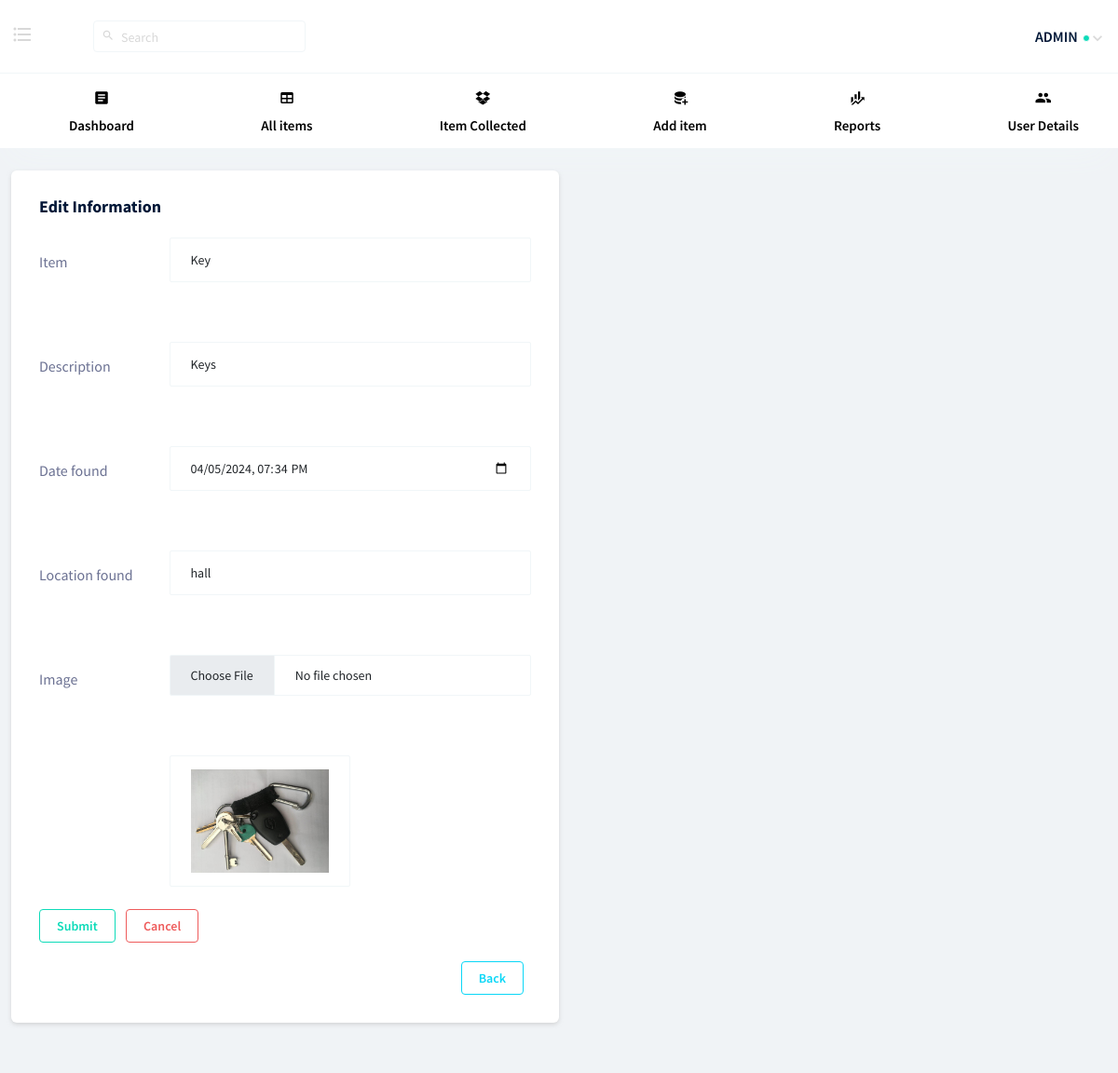
The page /pages/admin/edit.php?ID=27 (signed in) on the database its author committed.
### tables this page shows
CREATE TABLE `all_items` (
  `ID` int(11) NOT NULL,
  `item` varchar(200) NOT NULL,
  `description` varchar(500) DEFAULT NULL,
  `date` datetime DEFAULT NULL,
  `location` varchar(200) DEFAULT NULL,
  `image` varchar(500) DEFAULT NULL,
  `collected` int(11) NOT NULL DEFAULT 0
);

### pages/includes/classes/FormSanitizer.php (called while the page is built, shortened)
<?php
    class FormSanitizer{
        public static function sanitizeFormForTags($inputText){
            $sanitizedInput = strip_tags($inputText);
            return $sanitizedInput;
        }
    }
?>

### pages/admin/edit.php (the view, shortened to what this page needs)
<?php
require "connection.php";
require_once("../includes/classes/FormSanitizer.php");
if(isset($_SESSION['admin'])){
$ID = FormSanitizer::sanitizeFormForTags($_GET["ID"]);
$sql = "SELECT * FROM `all_items`  WHERE ID=?";
$stmt = $conn->prepare($sql);
$stmt->bind_param("i", $ID);
$stmt->execute();
$result = $stmt->get_result();
if(mysqli_num_rows($result) > 0){
    while($row = mysqli_fetch_assoc($result)){
        $img = $row['image'];
?>
<!DOCTYPE html>
<html lang="en">
<head>
    <link rel="stylesheet" href="../../vendors/mdi/css/materialdesignicons.min.css">
    <link rel="stylesheet" href="../../vendors/base/vendor.bundle.base.css">
    <link rel="stylesheet" href="../../css/style.css">
</head>
<body>
    <div class="container-scroller">
        <div class="horizontal-menu">
            <nav class="navbar top-navbar col-lg-12 col-12 p-0">
                <div class="container-fluid">
                    <div class="navbar-menu-wrapper d-flex align-items-center justify-content-between">
                        <ul class="navbar-nav navbar-nav-left">
                            <li class="nav-item ms-0 me-5 d-lg-flex d-none">
                                <a href="#" class="nav-link horizontal-nav-left-menu"><i class="mdi mdi-format-list-bulleted"></i></a>
                            </li>
                            <li class="nav-item nav-search d-none d-lg-block ms-3">
                                <div class="input-group">
                                    <div class="input-group-prepend">
                                        <span class="input-group-text" id="search"><i class="mdi mdi-magnify"></i></span>
                                    </div>
                                    <form method="get" action="search.php">
                                        <input type="search" class="form-control text-dark" placeholder="Search" aria-label="search" aria-describedby="search" name="search">
                                    </form>
                                </div>
                            </li>
                        </ul>
                        <ul class="navbar-nav navbar-nav-right">
                            <li class="nav-item nav-profile dropdown">
                                <a class="nav-link dropdown-toggle" href="#" data-bs-toggle="dropdown" id="profileDropdown">
                                    <span class="nav-profile-name">ADMIN</span>
                                    <span class="online-status"></span>
                                </a>
                            </li>
                        </ul>
                    </div>
                </div>
            </nav>
            <nav class="bottom-navbar">
                <div class="container">
                    <ul class="nav page-navigation">
                        <li class="nav-item">
                            <a class="nav-link" href="index.php">
                                <i class="mdi mdi-file-document-box menu-icon"></i>
                                <span class="menu-title">Dashboard</span>
                            </a>
                        </li>
                        <li class="nav-item">
                            <a href="display_items.php" class="nav-link">
                                <i class="mdi mdi-table menu-icon"></i>
                                <span class="menu-title">All items</span>
                            </a>
                        </li>
                        <li class="nav-item">
                            <a href="report_collected.php" class="nav-link">
                                <i class="mdi mdi-dropbox menu-icon"></i>
                                <span class="menu-title">Item Collected</span>
                            </a>
                        </li>
                        <li class="nav-item">
                            <a href="add_item.php" class="nav-link">
                                <i class="mdi mdi-database-plus menu-icon"></i>
                                <span class="menu-title">Add item</span>
                            </a>
                        </li>
                        <li class="nav-item">
                            <a href="#" class="nav-link">
                                <i class="mdi mdi-finance menu-icon"></i>
                                <span class="menu-title">Reports</span>
                            </a>
                        </li>
                        <li class="nav-item">
                            <a href="report_users.php" class="nav-link">
                                <i class="mdi mdi-account-multiple menu-icon"></i>
                                <span class="menu-title">User Details</span>
                            </a>
                        </li>
                    </ul>
                </div>
            </nav>
        </div>
        <div class="container-fluid page-body-wrapper">
            <div class="main-panel">
                <div class="content-wrapper">
                    <div class="col-md-6 grid-margin stretch-card">
                        <div class="card">
                            <div class="card-body">
                                <h4 class="card-title">Edit information</h4>
                                <form class="forms-sample" action="update.php?ID=<?php echo $ID;?>" method="post" enctype="multipart/form-data">
                                    <div class="form-group row">
                                        <label for="exampleInputUsername2" class="col-sm-3 col-form-label">Item</label>
                                        <div class="col-sm-9">
                                            <input class="form-control" type="text" id="item" name="item" value="<?php echo $row['item'];?>" required><br><br>
                                        </div>
                                    </div>
                                    <div class="form-group row">
                                        <label for="exampleInputEmail2" class="col-sm-3 col-form-label">Description</label>
                                        <div class="col-sm-9">
                                            <input class="form-control" type="text" id="description" name="description" value="<?php echo $row['description'];?>"><br><br>
                                        </div>
                                    </div>
                                    <div class="form-group row">
                                        <label for="exampleInputMobile" class="col-sm-3 col-form-label">Date found</label>
                                        <div class="col-sm-9">
                                            <input class="form-control" type="datetime-local" id="date" name="date" value="<?php echo $row['date'];?>"><br><br>
                                        </div>
                                    </div>
                                    <div class="form-group row">
                                        <label for="exampleInputPassword2" class="col-sm-3 col-form-label">Location found</label>
                                        <div class="col-sm-9">
                                            <input class="form-control" type="text" id="location" name="location" value="<?php echo $row['location'];?>"><br><br>
                                        </div>
                                    </div>
                                    <div class="form-group row">
                                        <label for="exampleInputConfirmPassword2" class="col-sm-3 col-form-label">Image</label>
                                        <div class="col-sm-9">
                                            <input class="form-control" type="file" name="image" id="image" ><br><br>
                                        </div>
                                    </div>
                                    <div class="form-group row">
                                        <label for="exampleInputConfirmPassword2" class="col-sm-3 col-form-label"></label>
                                        <div class="col-sm-9">
                                            <img src="../images/<?php echo $img ?>" alt="No Image Found" class="form-control img-fluid w-50">
                                        </div>
                                    </div>
                                    <button type="submit" class="btn btn-outline-success me-2">Submit</button>
                                    <button type="reset" class="btn btn btn-outline-danger">Cancel</button>
                                </form>
                                <br>
                                <a href="display_items.php" class="btn btn-outline-info me-2 float-end">Back</a>
                            </div>
                        </div>
                    </div>
                </div>
    </div>
</div>
</div>
</body>
</html>
<?php
    }
}else{
    echo  "No Data Found";
}
?>
<?php
}else{
    header("location:../user/login.php");
  }
?>

### rows shown on the page
all_items: item "Key", description "Keys", date "04/05/2024 19:34", location "hall", image (picture)
